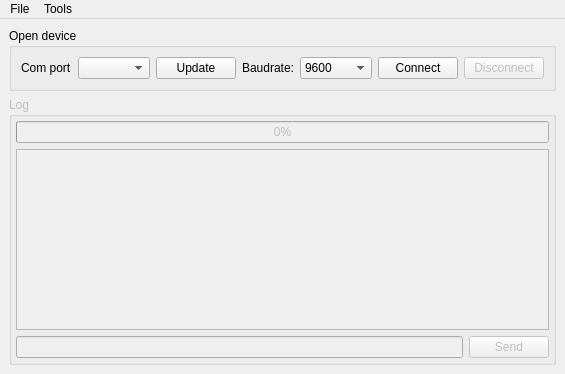
<?xml version="1.0" encoding="UTF-8"?>
<ui version="4.0">
 <class>MainWindow</class>
 <widget class="QMainWindow" name="MainWindow">
  <property name="geometry">
   <rect>
    <x>0</x>
    <y>0</y>
    <width>522</width>
    <height>374</height>
   </rect>
  </property>
  <property name="windowTitle">
   <string>Squick Helper</string>
  </property>
  <widget class="QWidget" name="centralwidget">
   <layout class="QVBoxLayout" name="verticalLayout_2" stretch="0,1,1">
    <item>
     <widget class="QGroupBox" name="gb_opencom">
      <property name="title">
       <string>Open device</string>
      </property>
      <layout class="QHBoxLayout" name="horizontalLayout_3" stretch="0,1,0,0,1,0,0">
       <item>
        <widget class="QLabel" name="label">
         <property name="text">
          <string>Com port</string>
         </property>
        </widget>
       </item>
       <item>
        <widget class="QComboBox" name="cb_com_port"/>
       </item>
       <item>
        <widget class="QPushButton" name="b_com_update">
         <property name="text">
          <string>Update</string>
         </property>
        </widget>
       </item>
       <item>
        <widget class="QLabel" name="label_2">
         <property name="text">
          <string>Baudrate:</string>
         </property>
        </widget>
       </item>
       <item>
        <widget class="QComboBox" name="cb_baudrate">
         <property name="currentText">
          <string>9600</string>
         </property>
         <property name="currentIndex">
          <number>3</number>
         </property>
         <item>
          <property name="text">
           <string>1200</string>
          </property>
         </item>
         <item>
          <property name="text">
           <string>2400</string>
          </property>
         </item>
         <item>
          <property name="text">
           <string>4800</string>
          </property>
         </item>
         <item>
          <property name="text">
           <string>9600</string>
          </property>
         </item>
         <item>
          <property name="text">
           <string>19200</string>
          </property>
         </item>
         <item>
          <property name="text">
           <string>38400</string>
          </property>
         </item>
         <item>
          <property name="text">
           <string>57600</string>
          </property>
         </item>
         <item>
          <property name="text">
           <string>115200</string>
          </property>
         </item>
        </widget>
       </item>
       <item>
        <widget class="QPushButton" name="b_com_connect">
         <property name="text">
          <string>Connect</string>
         </property>
        </widget>
       </item>
       <item>
        <widget class="QPushButton" name="b_com_disconnect">
         <property name="enabled">
          <bool>false</bool>
         </property>
         <property name="text">
          <string>Disconnect</string>
         </property>
        </widget>
       </item>
      </layout>
     </widget>
    </item>
    <item>
     <layout class="QVBoxLayout" name="chart_layout"/>
    </item>
    <item>
     <widget class="QGroupBox" name="gb_log">
      <property name="enabled">
       <bool>false</bool>
      </property>
      <property name="title">
       <string>Log</string>
      </property>
      <layout class="QVBoxLayout" name="verticalLayout">
       <property name="leftMargin">
        <number>4</number>
       </property>
       <property name="topMargin">
        <number>4</number>
       </property>
       <property name="rightMargin">
        <number>4</number>
       </property>
       <property name="bottomMargin">
        <number>4</number>
       </property>
       <item>
        <layout class="QHBoxLayout" name="horizontalLayout_2">
         <item>
          <widget class="QProgressBar" name="pb_progress">
           <property name="value">
            <number>0</number>
           </property>
           <property name="textVisible">
            <bool>true</bool>
           </property>
          </widget>
         </item>
        </layout>
       </item>
       <item>
        <widget class="QTextBrowser" name="t_cmd"/>
       </item>
       <item>
        <layout class="QHBoxLayout" name="horizontalLayout">
         <item>
          <widget class="QLineEdit" name="le_cmd"/>
         </item>
         <item>
          <widget class="QPushButton" name="b_send_cmd">
           <property name="text">
            <string>Send</string>
           </property>
          </widget>
         </item>
        </layout>
       </item>
      </layout>
     </widget>
    </item>
   </layout>
  </widget>
  <widget class="QMenuBar" name="menuBar">
   <property name="geometry">
    <rect>
     <x>0</x>
     <y>0</y>
     <width>522</width>
     <height>21</height>
    </rect>
   </property>
   <widget class="QMenu" name="menuEdit">
    <property name="title">
     <string>File</string>
    </property>
   </widget>
   <widget class="QMenu" name="menuTools">
    <property name="title">
     <string>Tools</string>
    </property>
    <addaction name="actionDownload_geiger_data"/>
    <addaction name="actionOpen_monitor_mode"/>
    <addaction name="actionUpdate_firmware"/>
   </widget>
   <addaction name="menuEdit"/>
   <addaction name="menuTools"/>
  </widget>
  <action name="actionDownload_geiger_data">
   <property name="enabled">
    <bool>false</bool>
   </property>
   <property name="text">
    <string>Download geiger data</string>
   </property>
  </action>
  <action name="actionOpen_monitor_mode">
   <property name="enabled">
    <bool>false</bool>
   </property>
   <property name="text">
    <string>Open monitor mode</string>
   </property>
  </action>
  <action name="actionUpdate_firmware">
   <property name="enabled">
    <bool>false</bool>
   </property>
   <property name="text">
    <string>Update firmware</string>
   </property>
  </action>
 </widget>
 <resources/>
 <connections/>
</ui>
